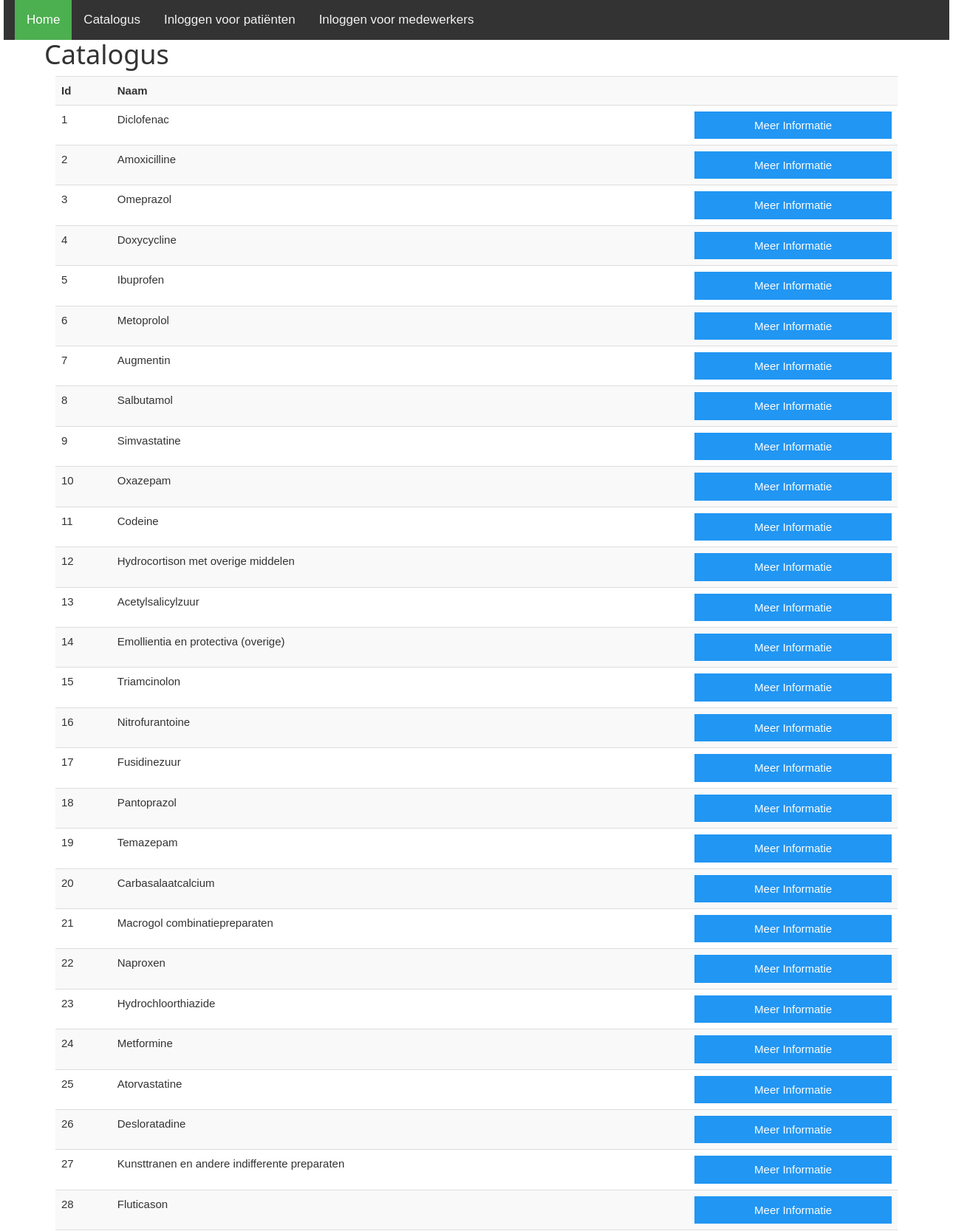
Page /catalogus.php (upper part) on the committed database.
### tables this page shows
CREATE TABLE `medicijn` (
  `id` int(11) NOT NULL,
  `naam` varchar(100) NOT NULL,
  `omschrijving` varchar(250) DEFAULT NULL
);

### catalogus.php (the view, shortened to what this page needs)
<!DOCTYPE HTML>
<html>
<head>
  <link rel="stylesheet" href="font-awesome-4.7.0/css/font-awesome.min.css">
  <link rel="stylesheet" href="css/bootstrap.min.css">
  <link rel="stylesheet" href="css/style.css" rel="stylesheet">
  <link rel="stylesheet" href="css/w3.css">
</head>
<body>
  <div id="container">
    <?php include 'navbar.php';
          include 'db_connect.php';
?>
        <div id="Content">
          <div class="container">
  	<div class="row">
  		 <h1><span class="title-label">Catalogus</span></h1>
          <div class="table-responsive col-md-12">
          <table class="table table-striped table-hover">
            <tbody>
            <?php
            $sql = "SELECT * FROM medicijn";
            $result = $conn->query($sql);
            if ($result->num_rows > 0) {
            echo "<tr>
            <th>Id</th>
            <th>Naam</th>
            <th></th>
            <th></th>
                  </tr>";
            while( $row = mysqli_fetch_array($result, MYSQLI_ASSOC)) {
              echo "<tr>
              <td><p>".$row["id"]."</td>
              <td><p>".$row["naam"]."</td>
              <td></td>
               <td><a href='medicijninformatie.php?id=".$row['id']."' class='w3-button w3-block w3-blue'>Meer Informatie</a></td>
                    </tr>";
            }
            } else {
            echo "0 results";
            }
            ?>
          </tbody>
          </table>
          </div>
  	</div>
  </div>
        </div>
    <?php include 'catfooter.php';?>
  </div>
</html>

### css/style.css (style rules this page uses)
body { margin: 0; padding: 0; height: 100%; !important }
html { margin: 0; padding: 0; height: 100%; }
#container { width: 1280px; min-height: 100%; height: 100%; position: relative; margin: 0 auto; }

### css/w3.css (style rules this page uses)
*,*:before,*:after { box-sizing:inherit }
html { -ms-text-size-adjust:100%;-webkit-text-size-adjust:100% }
body { margin:0 }
a { background-color:transparent;-webkit-text-decoration-skip:objects }
html,body { font-family:Verdana,sans-serif;font-size:15px;line-height:1.5 }
html { overflow-x:hidden }
h1,h2,h3,h4,h5,h6,.w3-slim,.w3-wide { font-family:"Segoe UI",Arial,sans-serif }
h1 { font-size:36px }
h1,h2,h3,h4,h5,h6 { font-weight:400;margin:10px 0 }
a { color:inherit }
.w3-btn,.w3-btn-block,.w3-button { border:none;display:inline-block;outline:0;padding:6px 16px;vertical-align:middle;overflow:hidden;text-decoration:none!important;color:#fff;background-color:#000;text-align:center;cursor:pointer;white-space:nowrap }
.w3-button { color:#000;background-color:#f1f1f1;padding:8px 16px }
.w3-btn,.w3-btn-floating,.w3-btn-floating-large,.w3-closenav,.w3-opennav,.w3-btn-block,.w3-button { -webkit-touch-callout:none;-webkit-user-select:none;-khtml-user-select:none;-moz-user-select:none;-ms-user-select:none;user-select:none }
.w3-block { display:block;width:100% }
.w3-blue,.w3-hover-blue:hover { color:#fff!important;background-color:#2196F3!important }

### navbar.php (style rules this page uses)
body { margin:0; }

### rows in the picture
medicijn: id "1", naam "Diclofenac"
medicijn: id "2", naam "Amoxicilline"
medicijn: id "3", naam "Omeprazol"
medicijn: id "4", naam "Doxycycline"
medicijn: id "5", naam "Ibuprofen"
medicijn: id "6", naam "Metoprolol"
medicijn: id "7", naam "Augmentin"
medicijn: id "8", naam "Salbutamol"
medicijn: id "9", naam "Simvastatine"
medicijn: id "10", naam "Oxazepam"
medicijn: id "11", naam "Codeine"
medicijn: id "12", naam "Hydrocortison met overige middelen"
medicijn: id "13", naam "Acetylsalicylzuur"
medicijn: id "14", naam "Emollientia en protectiva (overige)"
medicijn: id "15", naam "Triamcinolon"
medicijn: id "16", naam "Nitrofurantoine"
medicijn: id "17", naam "Fusidinezuur"
medicijn: id "18", naam "Pantoprazol"
medicijn: id "19", naam "Temazepam"
medicijn: id "20", naam "Carbasalaatcalcium"
medicijn: id "21", naam "Macrogol combinatiepreparaten"
medicijn: id "22", naam "Naproxen"
medicijn: id "23", naam "Hydrochloorthiazide"
medicijn: id "24", naam "Metformine"
medicijn: id "25", naam "Atorvastatine"
medicijn: id "26", naam "Desloratadine"
medicijn: id "27", naam "Kunsttranen en andere indifferente preparaten"
medicijn: id "28", naam "Fluticason"
